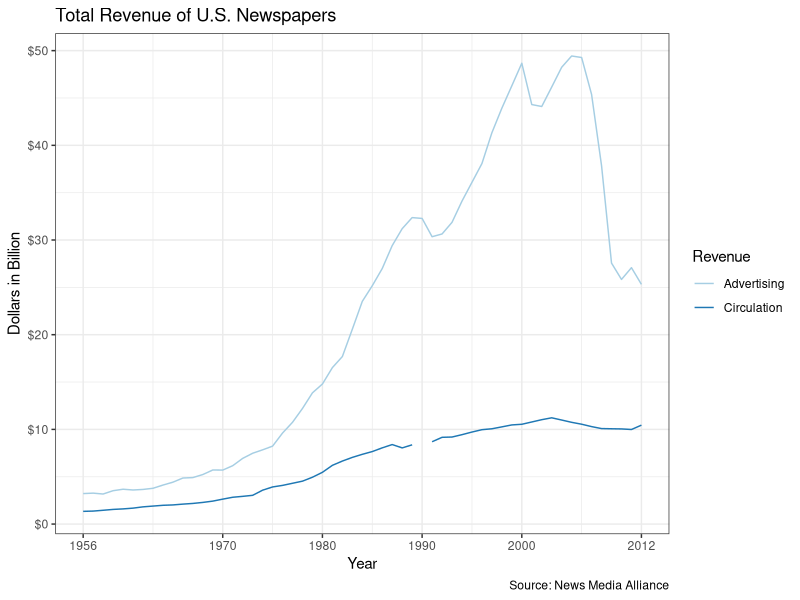
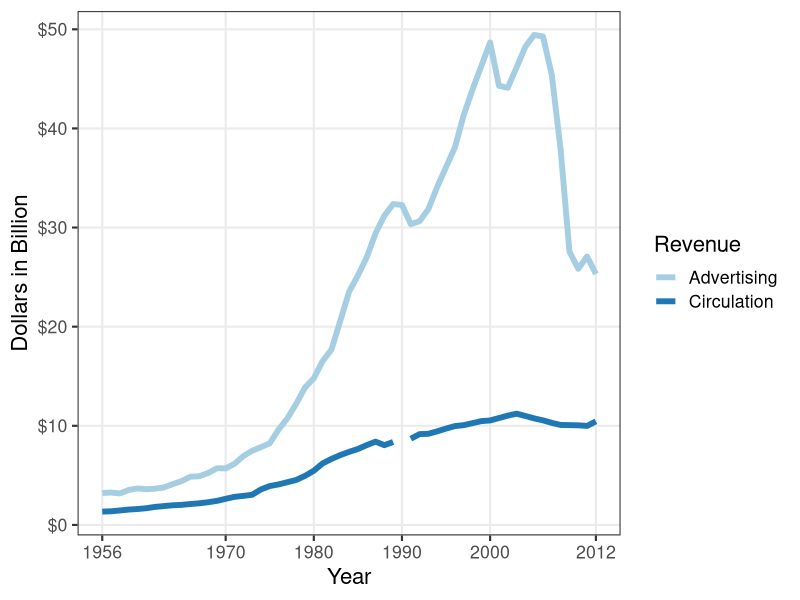
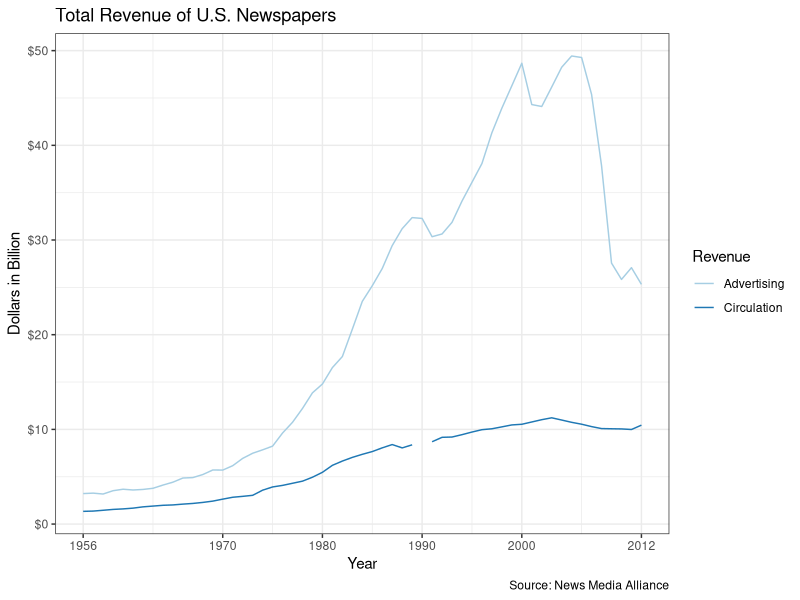
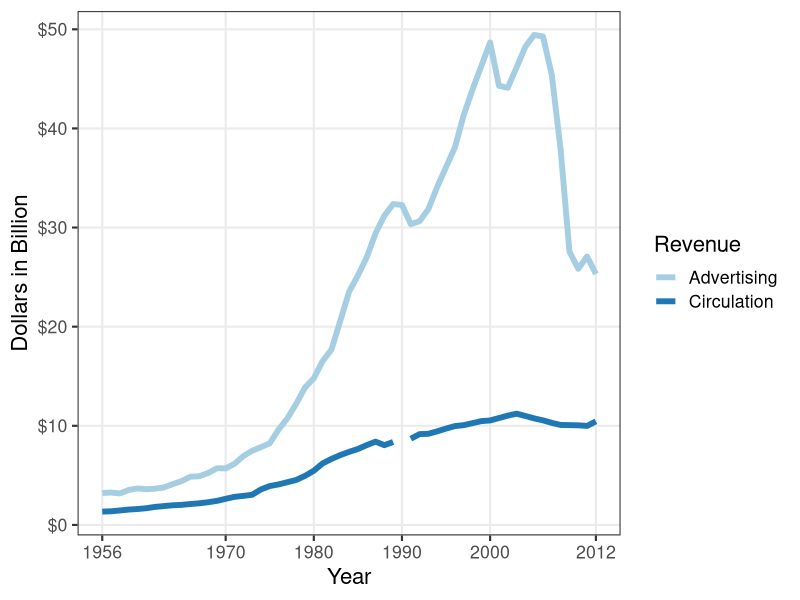

Source code (R) for these figures, in order: (Note: this script raises an error after producing the figures.)
 library(tidyr)
library(scales)
library(ggplot2)


df <- read.csv("revenue.csv")

df %>%
  gather(Revenue, Dollar, Advertising, Circulation) %>%
  ggplot(aes(x=Year, y=Dollar / 1000000000, colour=Revenue)) +
  geom_line() + scale_color_brewer(palette="Paired") + theme_bw() +
  ylab("Dollars in Billion") +
  scale_y_continuous(labels = dollar_format()) + 
  scale_x_continuous(breaks = c(1956, 1970, 1980, 1990, 2000, 2012)) +
  labs(title='Total Revenue of U.S. Newspapers', caption = "Source: News Media Alliance")

ggsave('rev.jpg', plot = last_plot(),
       scale = 1, width = 6, height = 4,
       dpi = 300)

df %>%
  gather(Revenue, Dollar, Advertising, Circulation) %>%
  ggplot(aes(x=Year, y=Dollar / 1000000000, colour=Revenue)) +
  geom_line(size=2) + scale_color_brewer(palette="Paired") + theme_bw(base_size = 16) +
  ylab("Dollars in Billion") +
  theme(panel.grid.minor = element_blank()) +
  scale_y_continuous(labels = dollar_format()) + 
  scale_x_continuous(breaks = c(1956, 1970, 1980, 1990, 2000, 2012))

ggsave('rev_paper.pdf', plot = last_plot(),
       scale = 1, width = 6, height = 3,
       dpi = 300)


df2 <- read.csv("employers.csv")

df2 %>%
  ggplot(aes(x=Year, y=Total / 1000)) +
  geom_line(size=2 ,color=brewer.pal(7,"Blues")[4]) + scale_color_brewer(palette="Paired") + theme_bw() +
  ylab(NULL) +
  scale_y_continuous(labels = unit_format(unit = "K")) +
  scale_x_continuous(breaks = c(2004, 2008, 2012, 2017)) +
  # labs(title='Total Number of Employers in U.S. Newspapers Sector', caption = "Source: Pew Research Center analysis of Bureau of Labor Statistics Occupational Employment Statistics data")
  labs(title='Total Number of Employees in the U.S. Newspaper Sector', caption = "Source: Pew Research Center analysis of U.S. Bureau of Labor Statistics")


ggsave('emp.jpg', plot = last_plot(),
       scale = 1, width = 6, height = 4,
       dpi = 300)

df2 %>%
  ggplot(aes(x=Year, y=Total / 1000)) +
  geom_line(size=2 ,color=brewer.pal(7,"Blues")[4]) + scale_color_brewer(palette="Paired") + theme_bw(base_size = 16) +
  ylab(NULL) +
  theme(panel.grid.minor = element_blank()) +
  scale_y_continuous(labels = unit_format(unit = "K")) +
  scale_x_continuous(breaks = c(2004, 2008, 2012, 2017))

ggsave('emp_paper.pdf', plot = last_plot(),
       scale = 1, width = 6, height = 3,
       dpi = 300)
